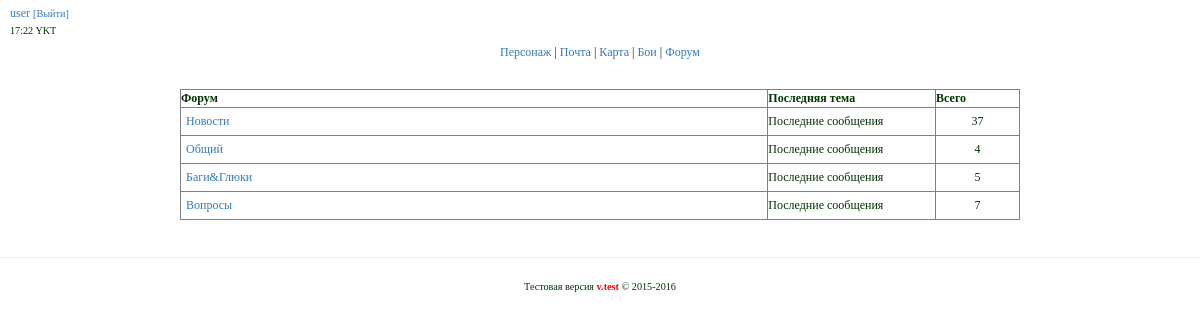
/forum/ (signed in), run on the app's committed database.
### tables this page shows
CREATE TABLE IF NOT EXISTS `section` (
  `id` int(11) unsigned NOT NULL AUTO_INCREMENT,
  `title` varchar(255) NOT NULL,
  `group` varchar(255) NOT NULL,
  PRIMARY KEY (`id`)
);

### app/core/viewClass.php (called while the page is built)
<?php
class View {
    public function render($title,$content,$template,$data=null,$data2=null,$data3=null) {
        include 'app/views/'.$template;
    }
}

### app/controllers/controllerForum.php (called while the page is built, shortened)
<?php
class ControllerForum extends Controller {
    public function __construct() {
        $this->model = new ModelForum();
        $this->view = new View();
    }
    public function actionView() {
		$data = $this->model->getAllForums();
		$this->view->render('Форум','forum/index.php','template.php', $data);
    }
}

### app/start.php (called while the page is built, shortened)
<?php
require_once 'core/viewClass.php';
require_once 'core/modelClass.php';
Router::run();

### index.php (called while the page is built, shortened)
<?php
require_once 'app/start.php';

### app/core/modelClass.php (called while the page is built, shortened)
<?php
class Model {
    public $mysqli;
    public function __construct() {
        $this->mysqli = new mysqli(Config::DBHOST,Config::DBUSER,Config::DBPASS,Config::DBNAME);
        $this->mysqli->query("SET NAMES 'utf8'");
    }
    public function query($query) {
        return $this->mysqli->query($query);
    }
    public function select($query) {
        $res = $this->query($query);
        $ret = [];
        while($row = mysqli_fetch_assoc($res)) {
            $ret[] = $row;
        }
        return $ret;
    }
}

### app/models/modelForum.php (called while the page is built, shortened)
<?php
class ModelForum extends Model {
    public function getAllForums() {
        $sections = count($this->select("SELECT * FROM `section`"));
        for($i = 1; $i <= $sections; $i++) {
            $sql = "SELECT COUNT(*) FROM `threads` WHERE `fid` = '$i'";
            $total[$i] = $this->select($sql);
            foreach($total[$i] as $v) {
                $count[$i] = $v["COUNT(*)"];
            }
        }
        $data['count'] = $count;
        $data['section'] = $this->select("SELECT * FROM `section`");
        return $data;
    }
}

### app/views/forum/index.php (the view, shortened to what this page needs)
<table border="1" width="70%" align="center">
    <tr>
        <th width="70%">Форум</th>
        <th width="20%">Последняя тема</th>
        <th width="10%">Всего</th>
    </tr>
    <?php foreach($data['section'] as $section): ;?>
        <tr>
            <td>
                <div>
                    <a href="/forum/section?id=<?=$section['id']?>">
                        <?=$section['title']?>
                    </a>
                </div>
            </td>
            <td>
                Последние сообщения
            </td>
            <td align="center">
                <?=$data['count'][$section['id']]?>
            </td>
        </tr>
    <?php endforeach ;?>
</table>

### css/style.css (style rules this page uses)
div { margin: 5px; }
body { FONT-SIZE: 9pt; COLOR: #003300; FONT-FAMILY: verdana,geneva,arial cyr; }

### data on the page
section: title "Новости", id "37"
section: title "Общий", id "4"
section: title "Баги&Глюки", id "5"
section: title "Вопросы", id "7"

### other printed values
$_COOKIE['login'] "user"
